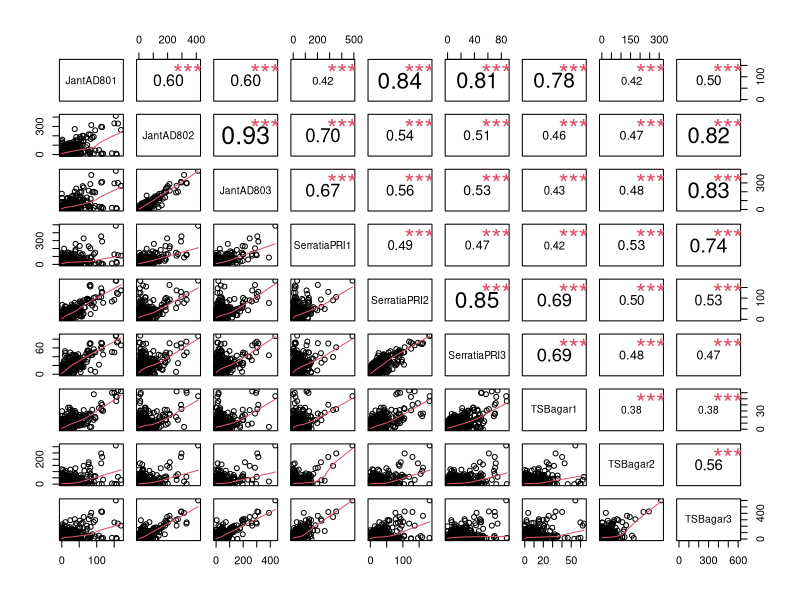
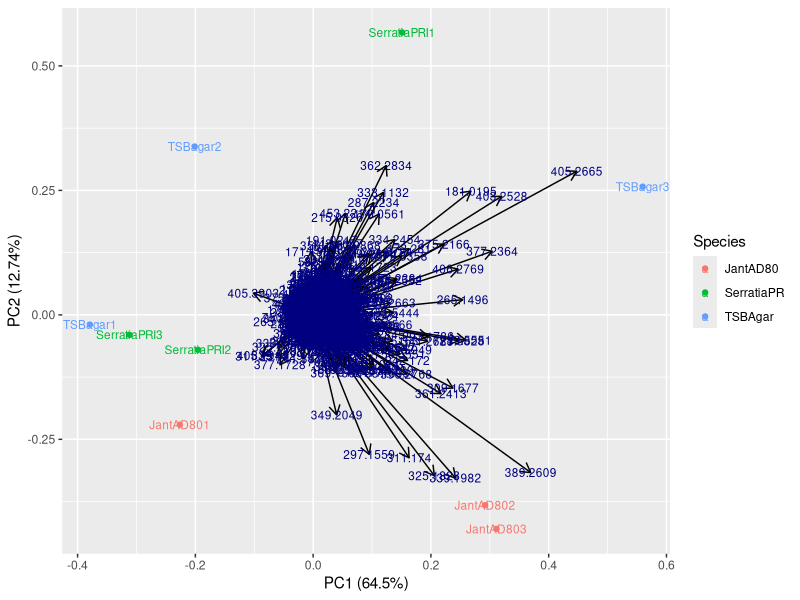

Source code (R) for these figures, in order:
## ---- chunk 1
data <- read.csv("FeatureMatrix2.csv", header = TRUE)
data2 <- cbind(data$V1, data$V2, data$V3, data$V4, data$V5, data$V6, data$V7, data$V8, data$V9)
colnames(data2) <- c("JantAD801", "JantAD802", "JantAD803", "SerratiaPRI1", "SerratiaPRI2", "SerratiaPRI3", "TSBagar1", "TSBagar2", "TSBagar3")
temp1 <- c(data$X)
temp1 <- as.character(round(temp1, digits = 4))
rownames(data2) <- temp1
head(data2)
## ---- chunk 2
panel.cor <- function(x, y, digits=2, prefix="", cex.cor) 
{
  usr <- par("usr"); on.exit(par(usr)) 
  par(usr = c(0, 1, 0, 1)) 
  r <- abs(cor(x, y)) 
  txt <- format(c(r, 0.123456789), digits=digits)[1] 
  txt <- paste(prefix, txt, sep="") 
  if(missing(cex.cor)) cex <- 0.8/strwidth(txt) 
  
  test <- cor.test(x,y) 
  # borrowed from printCoefmat
  Signif <- symnum(test$p.value, corr = FALSE, na = FALSE, 
                   cutpoints = c(0, 0.001, 0.01, 0.05, 0.1, 1),
                   symbols = c("***", "**", "*", ".", " ")) 
  
  text(0.5, 0.5, txt, cex = cex * r) 
  text(.8, .8, Signif, cex=cex, col=2) 
}
pairs(data2, lower.panel=panel.smooth, upper.panel=panel.cor)
## ---- chunk 3
data2Transformed <- t(data2)
Species <- c("JantAD80", "JantAD80", "JantAD80", "SerratiaPR", "SerratiaPR", "SerratiaPR", "TSBAgar", "TSBAgar", "TSBAgar")
data2Transformed <- as.data.frame(data2Transformed)
Species <- as.factor(Species)
data2Transformed <- cbind(data2Transformed, Species)
df <- data2Transformed[c(1:length(data2Transformed)-1)]
library(ggfortify)
autoplot(prcomp(df), data = data2Transformed, colour = 'Species', label  =TRUE, label.size = 3, loadings = TRUE, loadings.colour = 'black', loadings.label = TRUE, loadings.label.size = 3, loadings.label.colour = 'Navyblue')
summary(prcomp(df))
